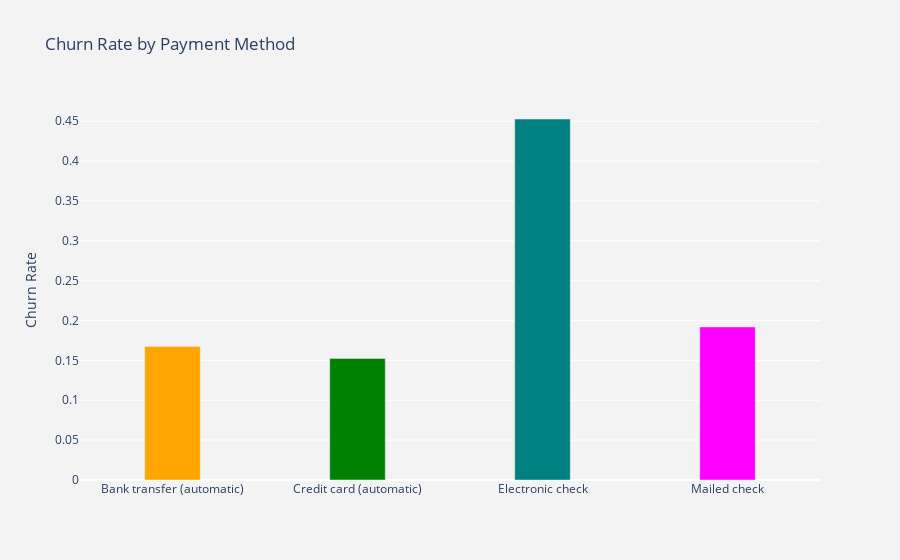

Notebook code for this chart:
### Code cell
# Visualize Churn Rate by Payment Method
plot_by_payment = churn_dataset.groupby('PaymentMethod').Churn.mean().reset_index()
plot_data = [
    go.Bar(
        x=plot_by_payment['PaymentMethod'],
        y=plot_by_payment['Churn'],
        width = [0.3, 0.3,0.3,0.3],
        marker=dict(
        color=['orange', 'green','teal','magenta'])
    )
]
plot_layout = go.Layout(
        xaxis={"type": "category"},
        yaxis={"title": "Churn Rate"},
        title='Churn Rate by Payment Method',
        plot_bgcolor  = 'rgb(243,243,243)',
        paper_bgcolor  = 'rgb(243,243,243)',
    )
fig = go.Figure(data=plot_data, layout=plot_layout)
po.iplot(fig)

### Figure 1 — Plotly figure (JSON) as saved in the notebook; plotly's stock layout.template omitted (floating-point values rounded to 4 significant figures)
{"data": [{"marker": {"color": ["orange", "green", "teal", "magenta"]}, "type": "bar", "width": [0.3, 0.3, 0.3, 0.3], "x": ["Bank transfer (automatic)", "Credit card (automatic)", "Electronic check", "Mailed check"], "y": [0.1673, 0.1525, 0.4529, 0.192]}], "layout": {"paper_bgcolor": "rgb(243,243,243)", "plot_bgcolor": "rgb(243,243,243)", "title": {"text": "Churn Rate by Payment Method"}, "xaxis": {"type": "category"}, "yaxis": {"title": {"text": "Churn Rate"}}}}
